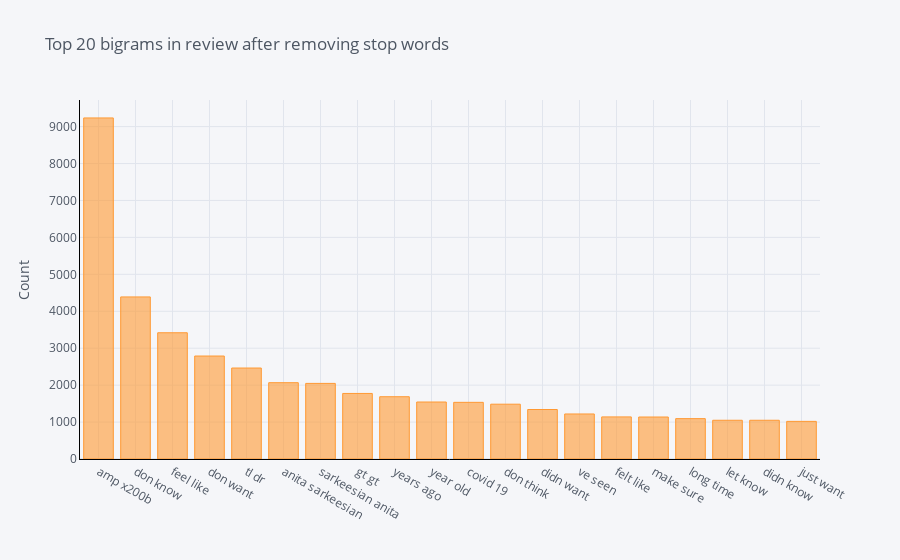

Notebook cell for this chart:
### Code cell
def get_top_n_bigram(corpus, n=None):
    vec = CountVectorizer(ngram_range=(2, 2), stop_words='english').fit(corpus)
    bag_of_words = vec.transform(corpus)
    sum_words = bag_of_words.sum(axis=0) 
    words_freq = [(word, sum_words[0, idx]) for word, idx in vec.vocabulary_.items()]
    words_freq =sorted(words_freq, key = lambda x: x[1], reverse=True)
    return words_freq[:n]
common_words = get_top_n_bigram(post_label_pos.selftext, 20)
for word, freq in common_words:
    print(word, freq)
df4 = pd.DataFrame(common_words, columns = ['title' , 'count'])
df4.groupby('title').sum()['count'].sort_values(ascending=False).iplot(
    kind='bar', yTitle='Count', linecolor='black', title='Top 20 bigrams in review after removing stop words')

### Figure 1 — Plotly figure (JSON) as saved in the notebook; plotly's stock layout.template omitted (floating-point values rounded to 4 significant figures)
{"data": [{"marker": {"color": "rgba(255, 153, 51, 0.6)", "line": {"color": "rgba(255, 153, 51, 1.0)", "width": 1}}, "name": "count", "orientation": "v", "text": "", "type": "bar", "x": ["amp x200b", "don know", "feel like", "don want", "tl dr", "anita sarkeesian", "sarkeesian anita", "gt gt", "years ago", "year old", "covid 19", "don think", "didn want", "ve seen", "felt like", "make sure", "long time", "let know", "didn know", "just want"], "y": [9234, 4388, 3418, 2788, 2463, 2066, 2047, 1775, 1686, 1543, 1534, 1484, 1340, 1219, 1140, 1137, 1093, 1049, 1049, 1019]}], "layout": {"legend": {"bgcolor": "#F5F6F9", "font": {"color": "#4D5663"}}, "paper_bgcolor": "#F5F6F9", "plot_bgcolor": "#F5F6F9", "title": {"font": {"color": "#4D5663"}, "text": "Top 20 bigrams in review after removing stop words"}, "xaxis": {"gridcolor": "#E1E5ED", "linecolor": "black", "showgrid": true, "tickfont": {"color": "#4D5663"}, "title": {"font": {"color": "#4D5663"}, "text": ""}, "zerolinecolor": "#E1E5ED"}, "yaxis": {"gridcolor": "#E1E5ED", "linecolor": "black", "showgrid": true, "tickfont": {"color": "#4D5663"}, "title": {"font": {"color": "#4D5663"}, "text": "Count"}, "zerolinecolor": "#E1E5ED"}}}
